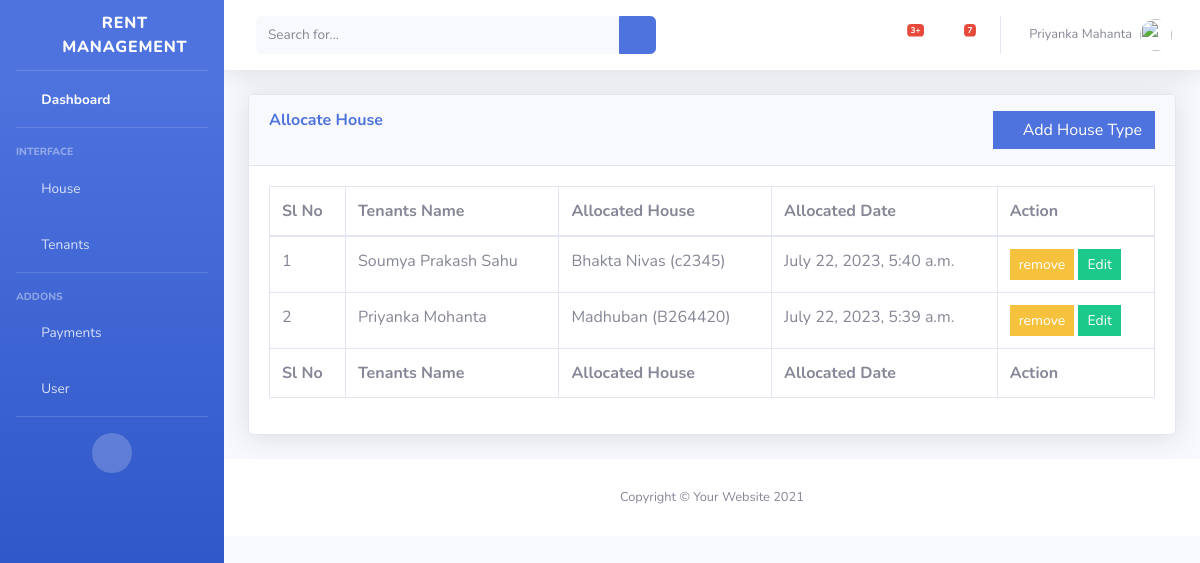
The page /houses_allocation/ on the database as committed earlier.
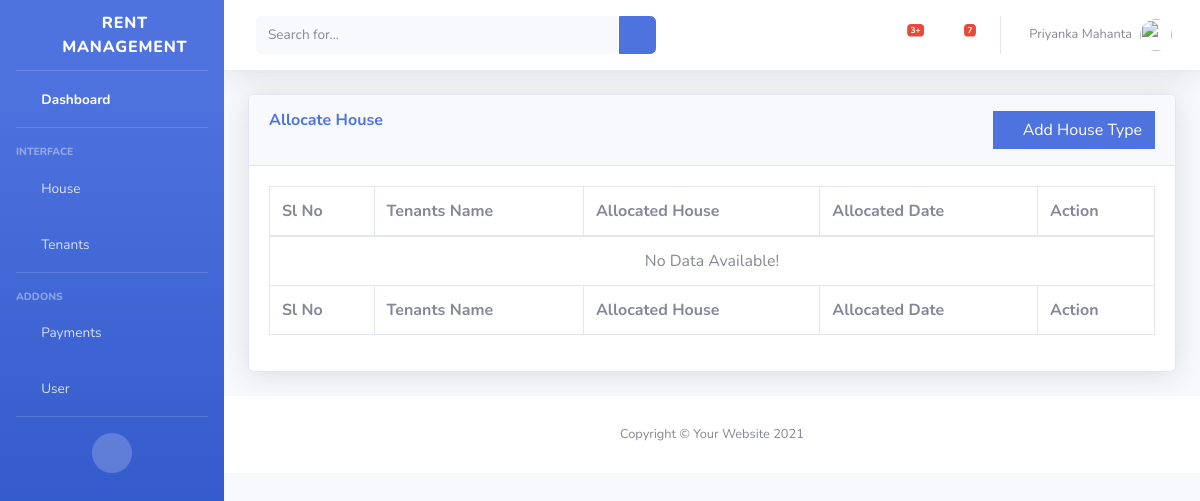
The same page on the database as committed later.
### rent_management/models.py (models this page shows, shortened)
class Tenants(models.Model):
    name = models.ForeignKey(User, on_delete=models.CASCADE)
    member = models.IntegerField(default=1)
    rented_house = models.ForeignKey(House, on_delete=models.CASCADE)
    created_on = models.DateTimeField(auto_now_add=True)

class User(models.Model):
    GENDER = (
        ('M', 'Male'),
        ('F', 'Female'),
        ('O', 'Other'),
    )
    name = models.CharField(max_length=150)
    age = models.IntegerField(default=0)
    sex = models.CharField(max_length=20, choices=GENDER, default='M')
    aadhaar_number = models.CharField(max_length=50, default='')
    mobile_number = models.CharField(max_length=13, default='Not Given', null=True)
    email_id = models.CharField(max_length=100, default='')
    alternative_number = models.CharField(max_length=15, default='')
    address = models.TextField(default='')
    user_type = models.ForeignKey(UserType, on_delete=models.CASCADE)
    created_on = models.DateTimeField(auto_now_add=True)
    def __str__(self):
        return self.name

class House(models.Model):
    number = models.CharField(max_length=20)
    name = models.CharField(max_length=20, default='')
    type = models.ForeignKey(HouseType, on_delete=models.CASCADE)
    address = models.TextField(default='')
    rent = models.CharField(max_length=20, default=0)
    created_on = models.DateTimeField(auto_now_add=True)

### rent_management/views/house_allocation.py (the view, shortened to what this page needs)
# urls.py: path("houses_allocation/", views.house_allocation, name="house_allocation"),
def house_allocation(request):
    tenants_list = User.objects.filter(user_type=3)
    houses_list = House.objects.all()
    allocated_houses_list = Tenants.objects.all().order_by('-id')
    context = {
        'tenants_lists': tenants_list,
        'houses_lists': houses_list,
        'allocated_list': allocated_houses_list,
    }
    return render(request, "rent/house_type/house_allocation.html", context)

### rent_management/templates/rent/house_type/house_allocation.html (shortened to what this page needs)
{% extends "rent/base/base.html" %}
{% block content %}
<div class="container-fluid">
    <div class="card shadow mb-4">
        <div class="card-header py-3">
            <div class="row">
                <div class="col-lg-8">
                    <h6 class="m-0 font-weight-bold text-primary">Allocate House</h6>
                </div>
                <div class="col-lg-4 text-right">
                    <button type="button" class="btn btn-primary rounded-0" data-toggle="modal"
                            data-target="#exampleModal">
                        <i class="fa fa-plus" aria-hidden="true"></i> Add House Type
                    </button>
                </div>
            </div>
        </div>
        <div class="card-body">
            <div class="table-responsive">
                <table class="table table-bordered" id="dataTable" width="100%" cellspacing="0">
                    <thead>
                    <tr>
                        <th>Sl No</th>
                        <th>Tenants Name</th>
                        <th>Allocated House</th>
                        <th>Allocated Date</th>
                        <th>Action</th>
                    </tr>
                    </thead>
                    <tfoot>
                    <tr>
                        <th>Sl No</th>
                        <th>Tenants Name</th>
                        <th>Allocated House</th>
                        <th>Allocated Date</th>
                        <th>Action</th>
                    </tr>
                    </tfoot>
                    <tbody>
                    {% if not allocated_list %}
                    <tr>
                        <td colspan="5" class="text-center">No Data Available!</td>
                    </tr>
                    {% else %}
                    {% for i in allocated_list %}
                    <tr>
                        <td>{{ forloop.counter }}</td>
                        <td>{{i.name.name}}</td>
                        <td>{{i.rented_house.name}} ({{i.rented_house.number}})</td>
                        <td>{{i.created_on}}</td>
                        <td>
                            <button class="btn btn-sm btn-warning rounded-0" data-toggle="modal"
                                    data-target="#infoModal{{i.id}}">remove
                            </button>
                            <button class="btn btn-sm btn-success rounded-0" data-toggle="modal"
                                    data-target="#editModal{{i.id}}">Edit
                            </button>
                        </td>
                    </tr>
                    {% endfor %}
                    {% endif %}
                    </tbody>
                </table>
            </div>
        </div>
    </div>
</div>
{% endblock %}

Rows that differ between the two databases and show on the page:
removed Tenants: name.name "Soumya Prakash Sahu", rented_house.name "Bhakta Nivas", rented_house.number "c2345", created_on "July 22, 2023, 5:40 a.m."
removed Tenants: name.name "Priyanka Mohanta", rented_house.name "Madhuban", rented_house.number "B264420", created_on "July 22, 2023, 5:39 a.m."
Other text that changed with them:
text now shown: "No Data Available!"
